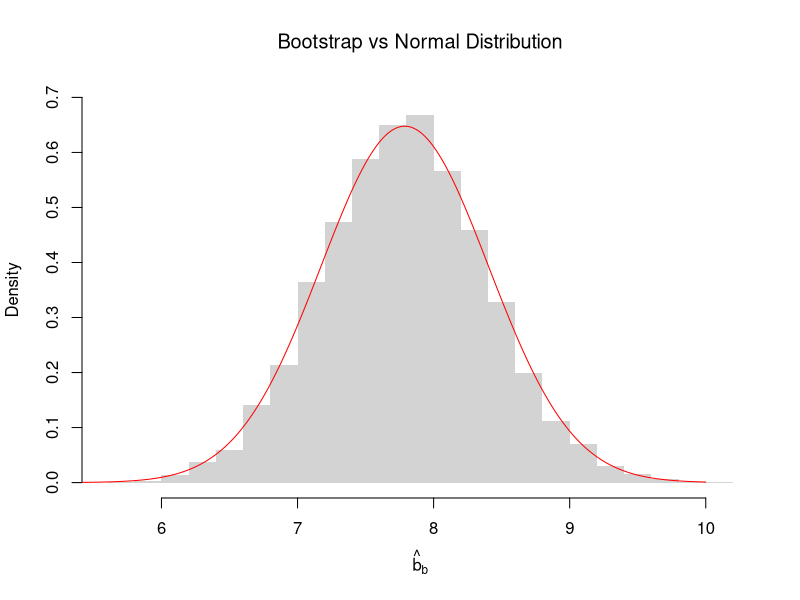

This chart was generated by the following R code:
## ---- chunk 1
# Computerized Way to Compute Mean
x <- c(1,2,3,4,5)
x_probs <- c(1/5, 1/5, 1/5, 1/5, 1/5)
X_mean <- sum(x*x_probs)
X_mean

# Computerized Way to Compute SD
Xvar <- sum((x-X_mean)^2*x_probs)
Xvar
Xsd <- sqrt(Xvar)
Xsd

# Verified by simulation
Xsim <- sample(x, prob=x_probs,
          size=10000, replace=T)
mean(Xsim)
sd(Xsim)
## ---- chunk 2
# A simulation of many coin flips
x <- c(0,1)
x_probs <- c(1/4, 3/4)
X <- sample(x, prob=x_probs, size=1000, replace=T)

round( mean(X), 4)

round( var(X), 4)
## ---- chunk 3
x  <- c(1,2,3)
x_probs <- c(0.2,0.5,0.3)
g  <- function(x) x^2 + 1
sum(g(x) * x_probs) 
## ---- chunk 4
g  <- function(x) x^2 + 1

# A theoretical example
x <- c(1,2,3,4)
x_probs <- c(1/4, 1/4, 1/4, 1/4)
sum(g(x) * x_probs) 

# A simulation example
X <- sample(x, prob=x_probs, size=1000, replace=T)
mean(g(X))
## ---- chunk 5
x <- rexp(5e5, rate = 1)           # X ~ Exp(1)
mean(sqrt(x))                      # LOTUS Simulation
sqrt(pi) / 2                       # Exact via LOTUS integral
## ---- chunk 6
# Exponential Random Variable
X <- rexp(5000, 2)
m <- mean(X)
round(m, 2)

# Normal Random Variable
X <- rnorm(5000, 1, 2)
round(mean(X), 2)
round(var(X), 2)
## ---- chunk 7
X <- USArrests[,'Murder']
round( mean(X), 4)
round( var(X), 4)
## ---- chunk 8
# Simulate the coin flips
X <- sample(c(0,1), 100, prob=c(0.24, 0.76), replace=T)

# Compute a sample estimate using probability weights
P  <- table(X) #table of counts
p <- c(P)/length(X) #frequencies (must sum to 1)
x <- as.numeric(names(p)) #unique values
cbind(x,p)

# Sample Mean Estimate
X_mean <- sum(x*p)
X_mean

mean(X)
## ---- chunk 9
x <- c(0,1,2)
x_probs <- c(1/3,1/3,1/3)
X  <-  sample(x, prob=x_probs, 1000, replace=T)

# First Way (Computerized)
mean(X)

# Second Way (Explicit Calculations)
# start with a table of counts like the previous example
## ---- chunk 10
# values and probabilities
h  <- hist(X, plot=F)
wt <- h[['counts']]/length(X) 
xt <- h[['mids']]
# Weighted mean
X_mean <- sum(wt*xt)
X_mean

# Compare to "mean(x)"
## ---- chunk 11
X <- runif(2000, -1, 1)
## ---- chunk 12
sample_dat <- USArrests[,'Murder']
n <- length(sample_dat)
theory_se <- sd(sample_dat)/sqrt(n)

# Bootstrap estimates
bootstrap_means <- vector(length=9999)
for(b in seq_along(bootstrap_means)){
    dat_id <- seq(1,n)
    boot_id <- sample(dat_id , replace=T)
    dat_b  <- sample_dat[boot_id] # c.f. jackknife
    mean_b <- mean(dat_b)
    bootstrap_means[b] <-mean_b
}
boot_se <- sd(bootstrap_means)

# Compare SE's
paste0('Bootstrap SE = ', round(boot_se,3))
paste0('Class SE = ', round(theory_se,3))
## ---- chunk 13
# Bootstrap Distribution
hist(bootstrap_means, breaks=25,
    main='Bootstrap vs Normal Distribution',
    font.main=1, border=NA,
    freq=F, ylim=c(0,0.7),
    xlab=expression(hat(b)[b]))

# Theoretical Distribution: Normal Approximation with IID SEs
x <- seq(5,10,by=0.01)
fx <- dnorm(x, mean(sample_dat), theory_se)
lines(x, fx, col="red", lty=1)
